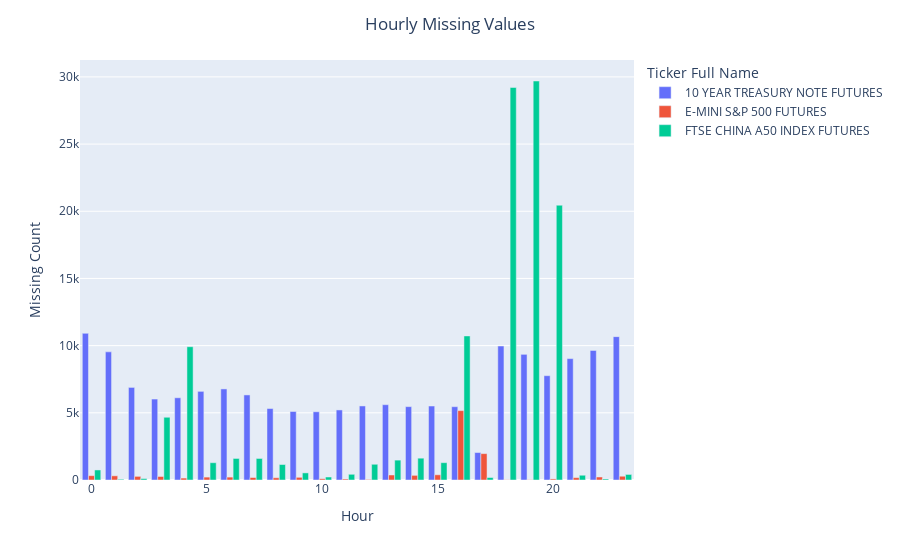

Notebook code for this chart:
### Markdown cell above
Из интересного на данном графике можно отметить отсутствие пропусков в субботу - 5ый день недели, с учетом начала отсчета дней недели с нуля, и наличие пропусков в воскресенье, тк инструмент торгуется на биржах и в воскресенье (например СМЕ). Посмотрим далее на срез по часам.

### Code cell
missing = quotes_df.isna()
missing['hour'] = quotes_df.index.hour
missing = missing.groupby('hour').sum()

data_melted = missing.reset_index().melt(id_vars='hour', var_name='Ticker Full Name', value_name='missing_count')

fig = px.bar(data_melted, x='hour', y='missing_count', color='Ticker Full Name', barmode='group')
fig.update_layout(title={'text': 'Hourly Missing Values', 'x':0.5, 'xanchor': 'center'},
                  xaxis_title='Hour', yaxis_title='Missing Count', dragmode = 'select')

fig.show()

### Figure 1 — Plotly figure (JSON) as saved in the notebook; plotly's stock layout.template omitted (floating-point values rounded to 4 significant figures)
{"data": [{"alignmentgroup": "True", "hovertemplate": "Ticker Full Name=10 YEAR TREASURY NOTE FUTURES<br>hour=%{x}<br>missing_count=%{y}<extra></extra>", "legendgroup": "10 YEAR TREASURY NOTE FUTURES", "marker": {"color": "#636efa", "pattern": {"shape": ""}}, "name": "10 YEAR TREASURY NOTE FUTURES", "offsetgroup": "10 YEAR TREASURY NOTE FUTURES", "orientation": "v", "showlegend": true, "textposition": "auto", "type": "bar", "x": [0, 1, 2, 3, 4, 5, 6, 7, 8, 9, 10, 11, 12, 13, 14, 15, 16, 17, 18, 19, 20, 21, 22, 23], "xaxis": "x", "y": [10916, 9537, 6891, 6025, 6119, 6597, 6778, 6331, 5318, 5099, 5077, 5214, 5511, 5605, 5460, 5506, 5456, 2043, 9973, 9353, 7764, 9034, 9644, 10670], "yaxis": "y"}, {"alignmentgroup": "True", "hovertemplate": "Ticker Full Name=E-MINI S&P 500 FUTURES<br>hour=%{x}<br>missing_count=%{y}<extra></extra>", "legendgroup": "E-MINI S&P 500 FUTURES", "marker": {"color": "#EF553B", "pattern": {"shape": ""}}, "name": "E-MINI S&P 500 FUTURES", "offsetgroup": "E-MINI S&P 500 FUTURES", "orientation": "v", "showlegend": true, "textposition": "auto", "type": "bar", "x": [0, 1, 2, 3, 4, 5, 6, 7, 8, 9, 10, 11, 12, 13, 14, 15, 16, 17, 18, 19, 20, 21, 22, 23], "xaxis": "x", "y": [323, 311, 271, 262, 144, 216, 216, 185, 168, 200, 94, 72, 42, 373, 345, 388, 5164, 1963, 17, 20, 81, 177, 224, 281], "yaxis": "y"}, {"alignmentgroup": "True", "hovertemplate": "Ticker Full Name=FTSE CHINA A50 INDEX FUTURES<br>hour=%{x}<br>missing_count=%{y}<extra></extra>", "legendgroup": "FTSE CHINA A50 INDEX FUTURES", "marker": {"color": "#00cc96", "pattern": {"shape": ""}}, "name": "FTSE CHINA A50 INDEX FUTURES", "offsetgroup": "FTSE CHINA A50 INDEX FUTURES", "orientation": "v", "showlegend": true, "textposition": "auto", "type": "bar", "x": [0, 1, 2, 3, 4, 5, 6, 7, 8, 9, 10, 11, 12, 13, 14, 15, 16, 17, 18, 19, 20, 21, 22, 23], "xaxis": "x", "y": [747, 55, 106, 4669, 9920, 1287, 1604, 1603, 1152, 529, 222, 425, 1171, 1480, 1624, 1290, 10722, 185, 29213, 29695, 20451, 354, 75, 414], "yaxis": "y"}], "layout": {"autosize": true, "barmode": "group", "dragmode": "select", "legend": {"title": {"text": "Ticker Full Name"}, "tracegroupgap": 0}, "margin": {"t": 60}, "title": {"text": "Hourly Missing Values", "x": 0.5, "xanchor": "center"}, "xaxis": {"anchor": "y", "autorange": true, "domain": [0, 1], "range": [-0.5, 23.5], "title": {"text": "Hour"}, "type": "linear"}, "yaxis": {"anchor": "x", "autorange": true, "domain": [0, 1], "range": [0, 31260.0], "title": {"text": "Missing Count"}, "type": "linear"}}}
